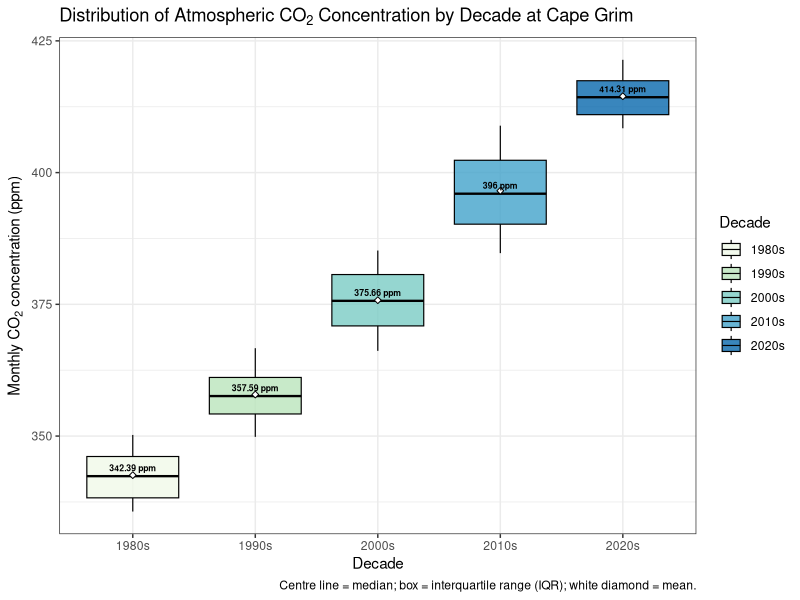

Recreate this plot in R.
#Prelim plot

library(tidyverse)

cape <- read_csv("Original Dataset.csv", skip = 24, show_col_types = FALSE)

cape <- cape %>%
  slice(1:597) 

cape <- cape %>%
  rename(
    
    Year = YYYY,
    Month = MM,
    Day = DD,
    DateDecimal = DATE,
    CO2 = `CO2(ppm)`,
    SD = `SD(ppm)`,
    GrowthRate = `GR(ppm/yr)`
    
  )

cape$Year <- as.numeric(cape$Year)
cape$Month <- as.numeric(cape$Month)
cape$CO2 <- as.numeric(cape$CO2)

cape <- cape %>%
  
  filter(Year >= 1980 & Year <= 2024)

cape <- cape %>%
  mutate(
    Time = Year + (Month - 1) / 12,
    Decade = paste0(floor(Year / 10) * 10, "s")
  )

# Calculate median CO2 for each decade
decade_medians <- cape %>%
  group_by(Decade) %>%
  summarise(
    Median_CO2 = median(CO2, na.rm = TRUE),
    .groups = "drop"
  )

ggplot(cape, aes(x = Decade, y = CO2, fill = Decade)) +
  geom_boxplot(
    color = "black",
    linewidth = 0.4,
    outlier.shape = 16,
    outlier.size = 1.5,
    alpha = 0.8
  ) +
  stat_summary(
    fun = mean,
    geom = "point",
    shape = 23,
    size = 1.5,
    fill = "white",
    color = "black"
  ) +
  geom_text(
    data = decade_medians,
    aes(
      x = Decade,
      y = Median_CO2,
      label = paste0(round(Median_CO2, 2), " ppm")
    ),
    vjust = -0.7,
    size = 2.2,
    fontface = "bold"
  ) +
  scale_fill_brewer(palette = "GnBu") +
  labs(
    title = expression("Distribution of Atmospheric CO"[2]*" Concentration by Decade at Cape Grim"),
    x = "Decade",
    y = expression("Monthly CO"[2]*" concentration (ppm)"),
    caption = "Centre line = median; box = interquartile range (IQR); white diamond = mean."
  ) +
  theme_bw() 
